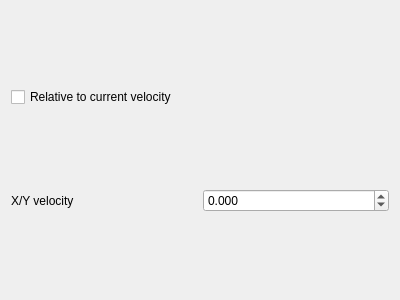
<?xml version="1.0" encoding="UTF-8"?>
<ui version="4.0">
 <class>Form</class>
 <widget class="QWidget" name="Form">
  <property name="geometry">
   <rect>
    <x>0</x>
    <y>0</y>
    <width>400</width>
    <height>300</height>
   </rect>
  </property>
  <property name="windowTitle">
   <string>Form</string>
  </property>
  <layout class="QVBoxLayout" name="verticalLayout">
   <item>
    <widget class="QCheckBox" name="checkbox_relative">
     <property name="toolTip">
      <string>If disabled, the velocity value set here will become the character's new velocity value.

If enabled, the current velocity will be added by this value.</string>
     </property>
     <property name="text">
      <string>Relative to current velocity</string>
     </property>
    </widget>
   </item>
   <item>
    <layout class="QHBoxLayout" name="horizontalLayout">
     <item>
      <widget class="QLabel" name="lbl_velocity">
       <property name="text">
        <string>X/Y velocity</string>
       </property>
      </widget>
     </item>
     <item>
      <widget class="QDoubleSpinBox" name="spinbox_velocity">
       <property name="decimals">
        <number>3</number>
       </property>
       <property name="minimum">
        <double>-1000.000000000000000</double>
       </property>
       <property name="maximum">
        <double>1000.000000000000000</double>
       </property>
      </widget>
     </item>
    </layout>
   </item>
  </layout>
 </widget>
 <resources/>
 <connections/>
</ui>
